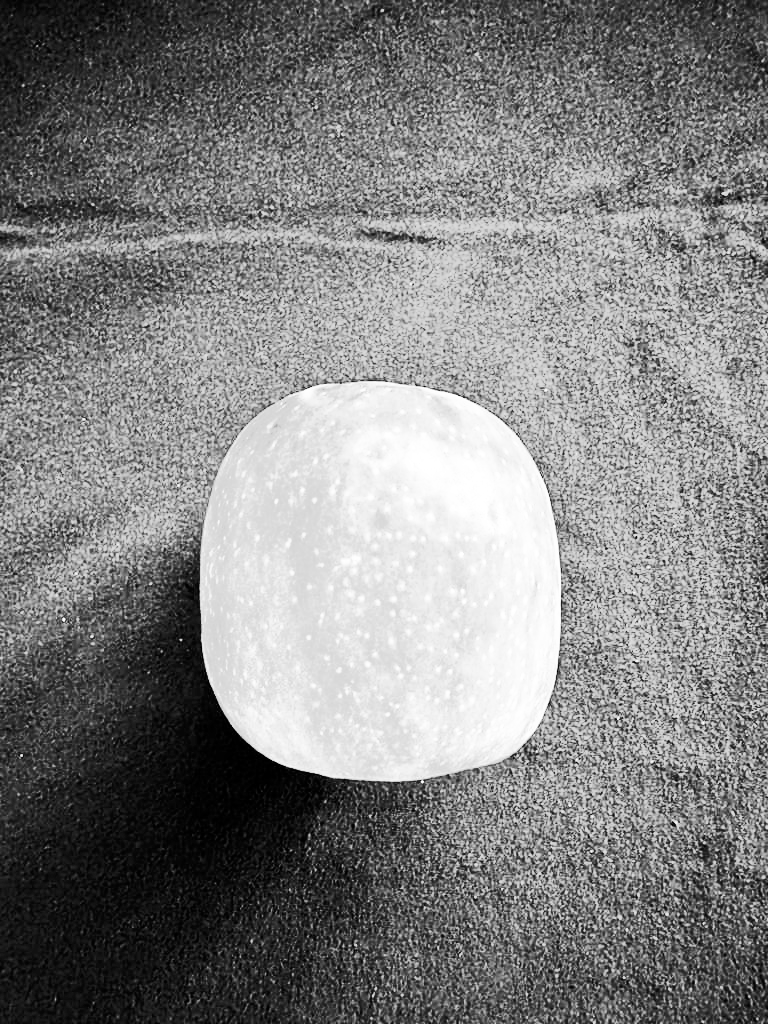
#> input picture DataNormalization/EqualizedImages/Apple/0-01-V1-B.png, 768 x 1024 px, found by its file name; its folder holds only this picture in this run
$ jupyter execute --allow-errors PrototipoMedio.ipynb
#> lines starting #> are read from the running program, lines starting #| are printed output that depends on the picture
[cell 1]
import cv2
import numpy as np
import matplotlib.pyplot as plt
import os
import math

def read_image(filename):
    return cv2.imread(filename)

def equalize_image(filename, output_path):
    # Carrega a imagem em cores
    image = read_image(filename)

    # Converte a imagem para escala de cinza
    gray = cv2.cvtColor(image, cv2.COLOR_BGR2GRAY)

    # Equaliza o histograma
    equ = cv2.equalizeHist(gray)

    # Cálculo da variância
    imean = np.mean(gray)
    grayf = gray.astype(np.float32)
    grayf2 = grayf * grayf
    imeanf2 = np.mean(grayf2)
    ivar = imeanf2 - imean**2
    istd = math.sqrt(ivar)

    # Salva a imagem equalizada
    output_filename = os.path.join(output_path, os.path.basename(filename))
    cv2.imwrite(output_filename, equ)

def compute_average_image(image_folder):
    image_files = os.listdir(image_folder)
    if len(image_files) == 0:
        return None

    # Calcula a imagem média
    average_image = None
    for filename in image_files:
        image_path = os.path.join(image_folder, filename)
        image = read_image(image_path)
        if average_image is None:
            average_image = np.zeros_like(image, dtype=np.float64)
        average_image += image / len(image_files)
    average_image = average_image.astype(np.uint8)

    return average_image

def plot_average_images(fruits):
    for fruit in fruits:
        output_folder = os.path.join('EqualizedImages', fruit[0].capitalize())
        average_image_path = os.path.join(output_folder, 'average.png')
        if os.path.exists(average_image_path):
            average_image = read_image(average_image_path)
            plt.imshow(cv2.cvtColor(average_image, cv2.COLOR_BGR2RGB))
            plt.title(fruit[0].capitalize())
            plt.axis('off')
            plt.show()

fruits = [('apple', '01'), ('banana', '02'), ('pineapple', '03'), ('orange', '04'), ('pear', '05'), ('kiwi_fruit', '06'), ('avocado', '07'), ('dragon_fruit', '08'), ('lemon', '09'), ('melon', '10')]
versions = ['V1', 'V2']
colors = ['B', 'W']
operations = ['', 'cnv', 'pot', 'mirror']
folder_original_images = 'FrutasORG'

def get_image_paths(folder_path, fruit):
    image_paths = []
    for version in versions:
        for color in colors:
            filename = '0-' + fruit[1] + '-' + version + '-' + color + '.png'
            image_path = os.path.join(folder_path, filename)
            image_paths.append(image_path)
    return image_paths

def process_images_in_folder(folder_path, fruit):
    image_paths = get_image_paths(folder_path, fruit)
    output_folder = os.path.join('EqualizedImages', fruit[0].capitalize())
    os.makedirs(output_folder, exist_ok=True)
    for image_path in image_paths:
        equalize_image(image_path, output_folder)
#> in read_image, returned value is the input picture: shape (1024, 768, 3); min 0, max 255, mean 129.2
#> in equalize_image, `imean = np.mean(gray)`: imean = 129.2
#> in equalize_image, `grayf2 = grayf * grayf`:
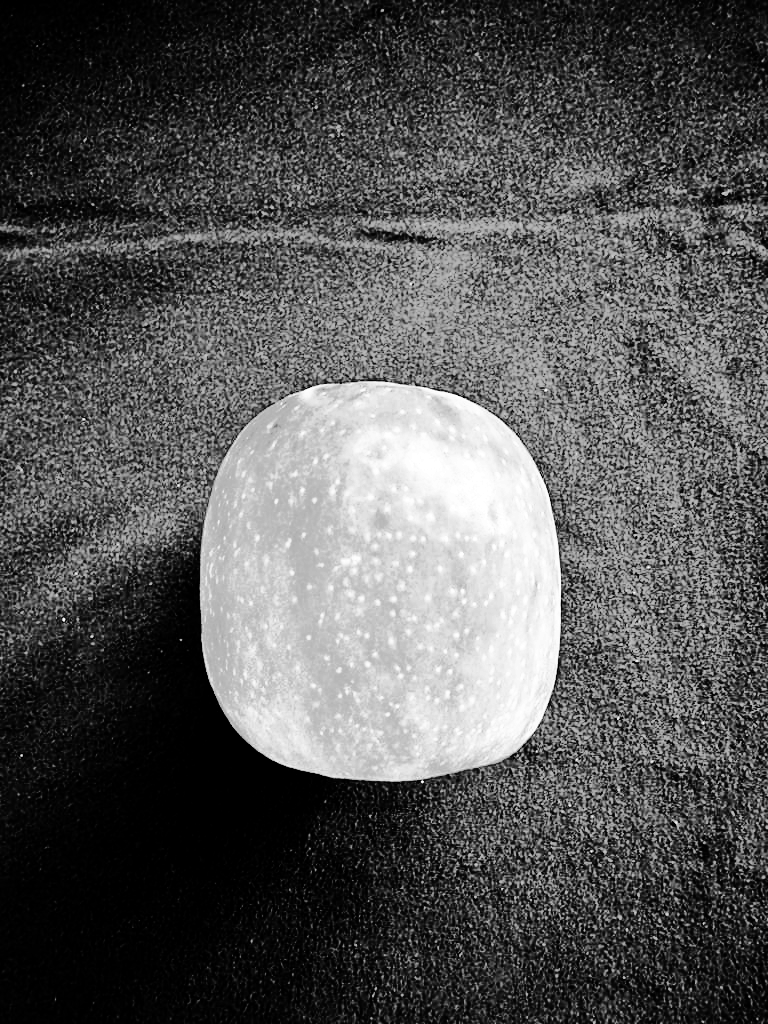
#> grayf2: shape (1024, 768) float32; min 0, max 65025, mean 22057.7; drawn with min black and max white
#> in equalize_image, `imeanf2 = np.mean(grayf2)`: imeanf2 = 22057.7
#> in equalize_image, `ivar = imeanf2 - imean**2`: ivar = 5370.8
#> in equalize_image, `istd = math.sqrt(ivar)`: istd = 73.29

    # Computa a imagem média
    average_image = compute_average_image(output_folder)
    if average_image is not None:
        average_filename = os.path.join(output_folder, 'average.png')
        cv2.imwrite(average_filename, average_image)

# Caminho para as imagens originais
#> (the rest of this cell did not finish here and is left out)
